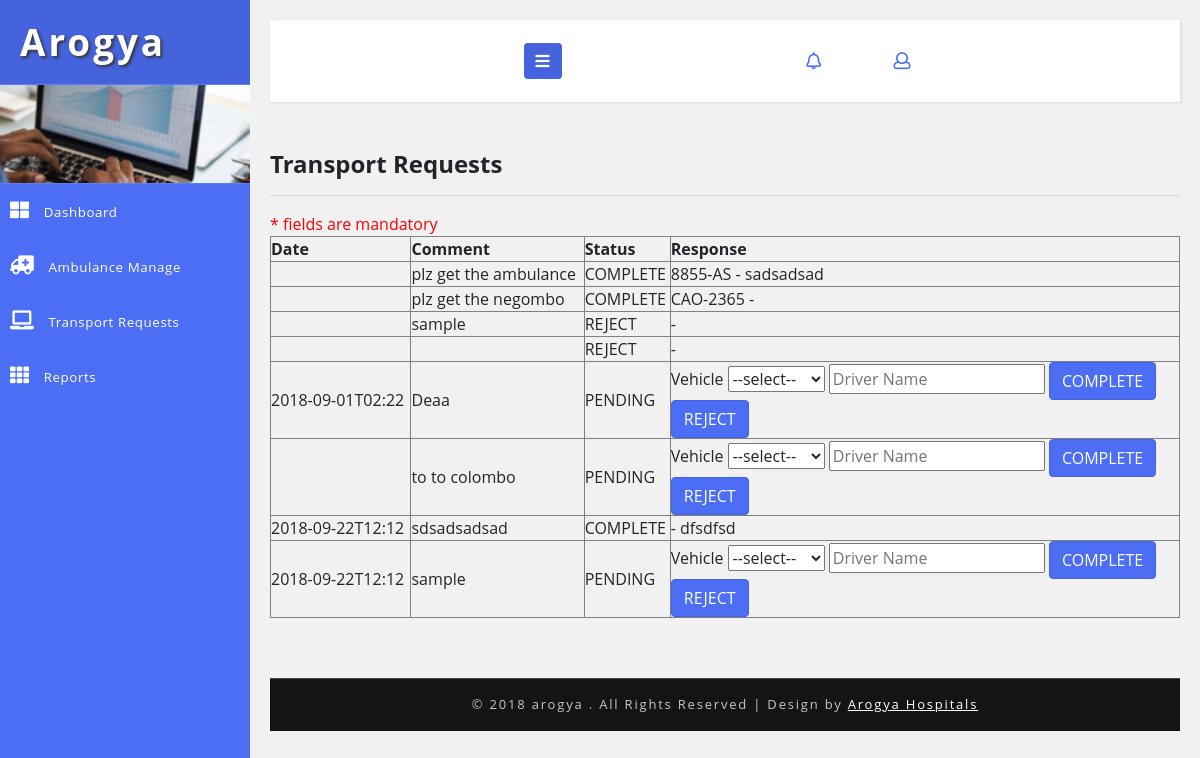
/transport/tansport-requests.php, run on the app's committed database.
### tables this page shows
CREATE TABLE `hms_vehicle_request` (
  `id` int(5) NOT NULL AUTO_INCREMENT,
  `request_by` int(5) DEFAULT NULL,
  `comment` text,
  `status_code` varchar(20) DEFAULT 'PENDING',
  `vehicle_id` int(5) DEFAULT '0',
  `created_time` timestamp NOT NULL DEFAULT CURRENT_TIMESTAMP,
  `created_user` int(5) DEFAULT NULL,
  `datetime_need` varchar(50) DEFAULT NULL,
  `driver_name` varchar(100) DEFAULT NULL,
  PRIMARY KEY (`id`)
);

### DB.php (called while the page is built, shortened)
<?php
function getDBConnection() {
    $servername = "localhost";
    $username = "root";
    $password = "123";
    $db = "hmsdb";
    $conn = mysqli_connect($servername, $username, $password, $db);
    if (!$conn) {
        die("Connection failed: " . mysqli_connect_error());
    } else {
        return $conn;
    }
}
function getData($sql) {
    $conn = getDBConnection();
    $result = mysqli_query($conn, $sql);
    if (mysqli_num_rows($result) > 0) {
        return $result;
    } else {
        return FALSE;
    }
}
?>

### transport/tansport-requests.php (the view, shortened to what this page needs)
<?php
include '../DB.php';
?>
<!DOCTYPE html>
<html lang="en">
    <head>
        <link rel="stylesheet" href="https://maxcdn.bootstrapcdn.com/bootstrap/3.3.7/css/bootstrap.min.css">
        <link rel="stylesheet" href="https://maxcdn.bootstrapcdn.com/font-awesome/4.7.0/css/font-awesome.min.css">
        <link href="../css/bootstrap.css" rel="stylesheet" type="text/css" media="all" />
        <link href="../css/style.css" rel="stylesheet" type="text/css" media="all" />
        <link rel="stylesheet" href="../css/style4.css">
        <link href="../css/fontawesome-all.css" rel="stylesheet">
    </head>
    <body>
        <div class="wrapper">
            <nav id="sidebar">
                <div class="sidebar-header">
                    <h1>
                        <a href="#">Arogya</a>
                    </h1>
                </div>
                <div class="profile-bg"></div>
                <?php
                include_once '../_tree_transport.php';
                ?>
            </nav>
            <div id="content">
                <?php include_once '../_top_bar.php'; ?>
                <div class="blank-page-content">
                    <h4>  Transport Requests </h4>
                    <hr>
                    <div class="row">
                        <div class="col-md-4">
                            <span class="mando-msg">* fields are mandatory</span>
                        </div>
                        <div class="col-md-12">
                            <table border="1" style="width: 100%">
                                <thead>
                                    <tr>
                                        <th>Date</th>
                                        <th>Comment</th>
                                        <th>Status</th>
                                        <th>Response</th>
                                    </tr>
                                </thead>
                                <tbody>
                                    <?php
                                    $sql = "SELECT A.id,A.datetime_need,A.comment,A.status_code,(SELECT vehicle_number FROM hms_vehicle WHERE id = A.vehicle_id) AS vehicle_number,A.driver_name
FROM hms_vehicle_request AS A";
                                    $data = getData($sql);
                                    if ($data != null) {
                                        foreach ($data as $value) {
                                            ?>
                                            <tr>
                                                <td><?= $value['datetime_need'] ?></td>
                                                <td><?= $value['comment'] ?></td>
                                                <td><?= $value['status_code'] ?></td>
                                                <td><?php if ($value['status_code'] == 'PENDING') {
                                                ?>
                                                        <form action="tansport-requests.php" method="post">
                                                            Vehicle <select name="vehicle_id" required="">
                                                                <option value="">--select--</option>
                                                            </select>
                                                            <input type="text" name="driver_name" placeholder="Driver Name" required=""/>
                                                            <button name="submitApprove" type="submit" class="btn btn-primary">COMPLETE</button>
                                                        </form>
                                                    <form action="tansport-requests.php" method="post">
                                                            <button name="submitReject" type="submit" class="btn btn-primary">REJECT</button>
                                                        </form>
                                                        <?php }else{
     echo $value['vehicle_number'] .' - '.$value['driver_name'];
                                                        }
                                                    ?></td>
                                            </tr>
                                            <?php
                                        }
                                    }
                                    ?>
                                </tbody>
                            </table>
                        </div>
                    </div>
                </div>
                <?php include '../_footer.php'; ?>
            </div>
        </div>
        <link href="../css/jquery.dataTables.min.css" rel="stylesheet" type="text/css"/>
    </body>
</html>

### css/style.css (style rules this page uses)
html, body { margin: 0; font-size: 100%; font-family: 'Open Sans', sans-serif; background: #fff; }
.blank-page-content { min-height: 480px; }
.mando-msg { color: red; }
body a { text-decoration: none; transition: 0.5s all; -webkit-transition: 0.5s all; -moz-transition: 0.5s all; -o-transition: 0.5s all; -ms-transition: 0.5s all; }
input[type="button"], button[type="submit"] { transition: 0.5s all; -webkit-transition: 0.5s all; -moz-transition: 0.5s all; -o-transition: 0.5s all; -ms-transition: 0.5s all; }
h1, h2, h3, h4, h5, h6 { margin: 0; font-weight: 700; }
.profile-bg { border: 1px solid #5d7cf7; border-left: none; border-right: none; background: url(../images/menu1.jpg)no-repeat 0px 0px; -webkit-background-size: cover; -moz-background-size: cover; -o-background-size: cover; -ms-background-size: cover; background-size: cover; min-height: 100px; }
.btn-primary { color: #fff; background-color: #4c6ef5; border-color: #4463dc; }

### css/style4.css (style rules this page uses)
body { font-family: 'Open Sans', sans-serif; background: #f1f1f1; }
a, a:hover, a:focus { color: inherit; text-decoration: none; transition: all 0.3s; }
i, span { display: inline-block; }
.wrapper { display: flex; align-items: stretch; }
#sidebar { min-width: 250px; max-width: 250px; background: #4c6ef5; color: #fff; transition: all 0.3s; }
.sidebar-header h1 { font-size: 2.3em; letter-spacing: 3px; color: #fff; text-shadow: 2px 2px 3px #39393a; }
#sidebar .sidebar-header { padding: 20px; background: #4463dc; }
#content { padding: 20px; min-height: 100vh; transition: all 0.3s; overflow: hidden; width: 100%; }

### data on the page
hms_vehicle_request: comment "plz get the ambulance", status_code "COMPLETE", vehicle_number "8855-AS", driver_name "sadsadsad"
hms_vehicle_request: comment "plz get the negombo", status_code "COMPLETE", vehicle_number "CAO-2365"
hms_vehicle_request: comment "sample", status_code "REJECT"
hms_vehicle_request: status_code "REJECT"
hms_vehicle_request: datetime_need "2018-09-01T02:22", comment "Deaa", status_code "PENDING"
hms_vehicle_request: comment "to to colombo", status_code "PENDING"
hms_vehicle_request: datetime_need "2018-09-22T12:12", comment "sdsadsadsad", status_code "COMPLETE", driver_name "dfsdfsd"
hms_vehicle_request: datetime_need "2018-09-22T12:12", comment "sample", status_code "PENDING"
